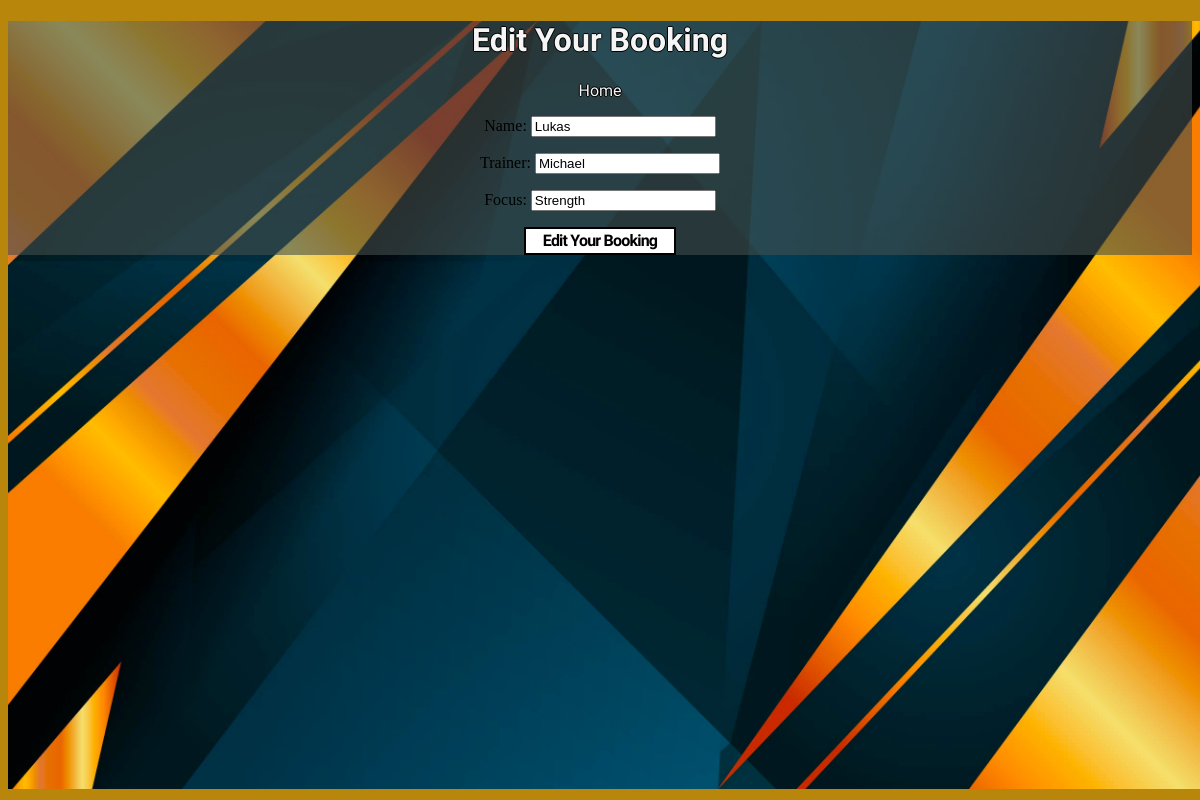
The page /editing/45 on the database its author committed.
### home/models.py (models this page shows, shortened)
class hittclasses(models.Model):
    name = models.CharField(max_length=10, null=False, blank=False)
    trainer = models.CharField(max_length=10, null=False, blank=False)
    focus = models.CharField(max_length=50, null=False, blank=False)

### home/views.py (the view)
# urls.py: path('editing/<item_id>', views.editing, name='edit'),
def editing(request, item_id):
    item = get_object_or_404(hittclasses, id=item_id)
    formSes = BookingForm(instance=item)
    context = {
        'form': formSes
    }
    if request.method == 'POST':
        formSes = BookingForm(request.POST, instance=item)
        if formSes.is_valid():
            formSes.save()
            return redirect("booking")
    return render(request, 'home/editing.html', context)

### home/forms.py
class BookingForm(forms.ModelForm):
    class Meta:
        model = hittclasses
        fields = ['name', 'trainer', 'focus']

### home/templates/home/editing.html (shortened to what this page needs)
<!DOCTYPE html>
<html lang="en">
<head>
    {% load static %}
    <link rel="stylesheet" href="{% static 'css/style.css' %}">
</head>
<img src="{% static 'images/background.jpg' %}" alt="A black and gold vector design background image" id="bgimage">
<div class="content">
<header>
    <h1 class="main">
        Edit Your Booking
    </h1>
    <li>
        <a class="nav-link" href="{% url 'booking' %}">Home</a>
    </li>
</header>
<body>
    <form method="POST">
        {{ form.as_p }}
        <div>
            <p>
            <button class="btneddel" type="submit" onclick="alert('Your booking has been changed!')">Edit Your Booking</button>
            </p>
        </div>
    </form>
</body>
</div>
</html>

### static/css/style.css (style rules this page uses)
.main { font-family: 'Oswald', sans-serif; color: whitesmoke; text-shadow:-1px 0 black, 0 1px black, 1px 0 black, 0 -1px black; }
.nav-link { color:whitesmoke; text-decoration: none; text-transform: capitalize; text-shadow:-1px 0 black, 0 1px black, 1px 0 black, 0 -1px black; }
.content { background-color: rgba(67, 79, 78, 0.6); height: 100%; width: 100%; text-align: center; }
li { font-family: 'Raleway', sans-serif; text-align: right; display: inline; }
.btneddel { align-items: center; background-color: #fff; border: 2px solid #000; box-sizing: border-box; color: #000; cursor: pointer; display: inline-flex; fill: #000; font-family: 'Raleway', sans-serif; font-size: 16px; font-weight: 600; justify-content: center; letter-spacing: -.8px; line-height: 24px; outline: 0; padding: 0 17px; text-align: center; text-decoration: none; transition: all .3s; user-select: none; -webkit-user-select: none; touch-action: manipulation; }
#bgimage { width: 100%; width: 100%; position: fixed; z-index: -5; }
body { background-color: darkgoldenrod; }

### rows shown on the page
hittclasses: name "Lukas", trainer "Michael", focus "Strength"
